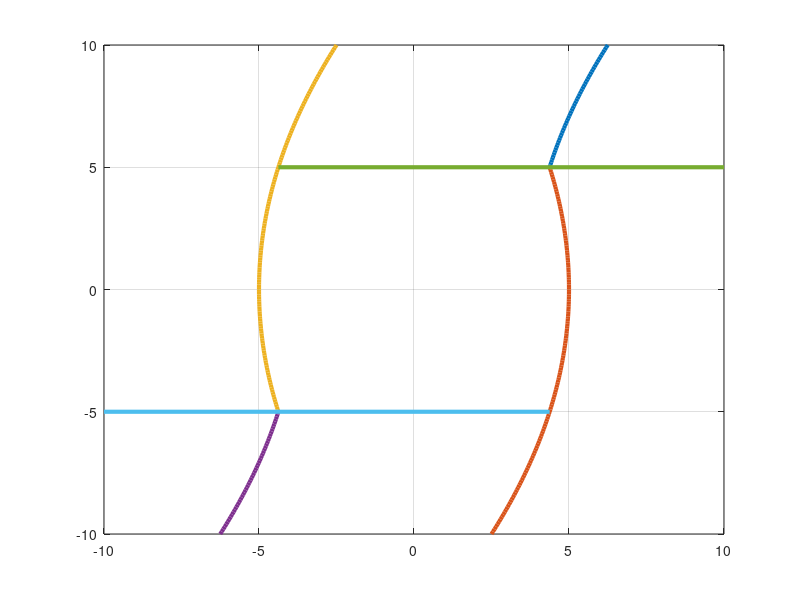

Write the MATLAB code that produced this figure. (Note: this script raises an error after producing the figure.)
% 
% 
% u = 20; am = 5; vm = 5;
% a1 = -10:0.1:-am;
% a2 = -am:0.1:10;
% a3 = -10:0.1:am;
% a4 =  am:0.1:10;
% 
% pu =  1/(2*u)*a1.^2 + vm - 1/u*am^2;
% pd = -1/(2*u)*a2.^2 + vm;
% mu =  1/(2*u)*a3.^2 - vm;
% md = -1/(2*u)*a4.^2 - vm + 1/u*am^2;
% 
% for k=1:1000
% 
%     figure(1);clf
%     hold on
%     box on
%     grid on
%     plot(pu,a1,'linewidth',3)
%     plot(pd,a2,'linewidth',3)
%     plot(mu,a3,'linewidth',3)
%     plot(md,a4,'linewidth',3)
%     plot([-10 vm-1/2/u*am^2],[am am])
%     plot([-vm+1/2/u*am^2 10],[-am -am])
% 
%     init = 20*(rand(3,1)-0.5);
%     [sts,tsq,isq] = frontPart2(init,[0 0 0],[u am vm]);
% 
%     plot(sts{1}(2),sts{1}(3),'ok')
%     plot(sts{2}(2),sts{2}(3),'sqk')
%     plot(sts{3}(2),sts{3}(3),'*k')
%     
%     axis equal
%     axis([-10 10 -10 10])
%     keyboard
% end

%%
u = 20; am = 5; vm = 5;
a2 = -10:0.1:am;
a1 =  am:0.1:10;
a4 = -10:0.1:-am;
a3 = -am:0.1:10;

pu =  1/(2*u)*a1.^2 + vm - 1/u*am^2;
pd = -1/(2*u)*a2.^2 + vm;
mu =  1/(2*u)*a3.^2 - vm;
md = -1/(2*u)*a4.^2 - vm + 1/u*am^2;

for k=1:1000
clc
    figure(1);clf
    hold on
    box on
    grid on
    plot(pu,a1,'linewidth',3)
    plot(pd,a2,'linewidth',3)
    plot(mu,a3,'linewidth',3)
    plot(md,a4,'linewidth',3)
    plot(-[-10 vm-1/2/u*am^2],[am am],'linewidth',3)
    plot(-[-vm+1/2/u*am^2 10],[-am -am],'linewidth',3)

    final = 20*(rand(3,1)-0.5);
    [sts,tsq,isq] = backPart2([0 0 0],final,[u am vm]);

%     init = 20*(rand(3,1)-0.5);
%     [sts,tsq,isq] = frontPart2(init,[0 0 0],[u am vm]);
% 
    plot(sts{1}(2),sts{1}(3),'ok')
    plot(sts{2}(2),sts{2}(3),'sqk')
    plot(sts{3}(2),sts{3}(3),'*k')
    
    axis equal
    axis([-10 10 -10 10])
    keyboard
end